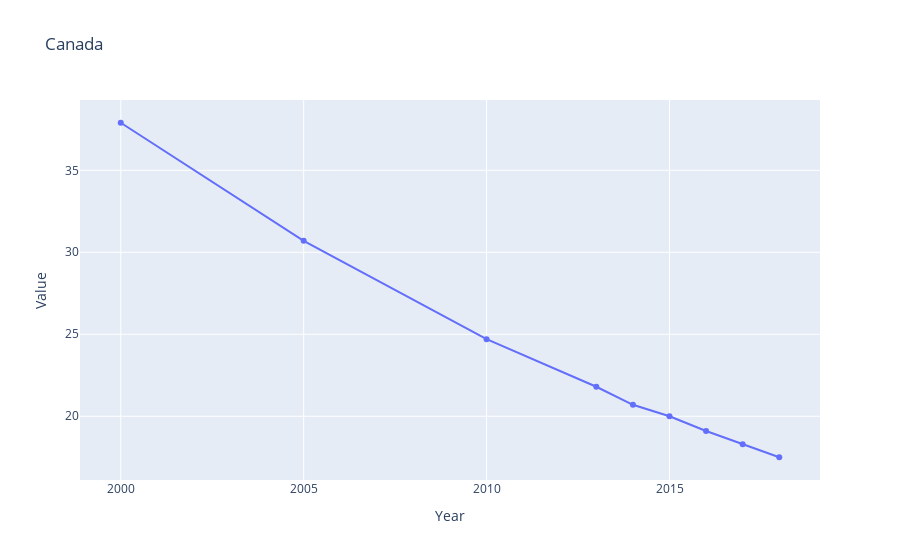

The code cell stored with this chart in its notebook:
### Code cell
plot_country_use("Canada")

### Figure 1 — Plotly figure (JSON) as saved in the notebook; plotly's stock layout.template omitted (floating-point values rounded to 4 significant figures)
{"data": [{"hovertemplate": "Year=%{x}<br>Value=%{y}<extra></extra>", "legendgroup": "", "line": {"color": "#636efa", "dash": "solid"}, "marker": {"symbol": "circle"}, "mode": "markers+lines", "name": "", "orientation": "v", "showlegend": false, "type": "scatter", "x": [2018, 2017, 2016, 2015, 2014, 2013, 2010, 2005, 2000], "xaxis": "x", "y": [17.5, 18.3, 19.1, 20, 20.7, 21.8, 24.7, 30.7, 37.9], "yaxis": "y"}], "layout": {"legend": {"tracegroupgap": 0}, "title": {"text": "Canada"}, "xaxis": {"anchor": "y", "domain": [0, 1], "title": {"text": "Year"}}, "yaxis": {"anchor": "x", "domain": [0, 1], "title": {"text": "Value"}}}}
